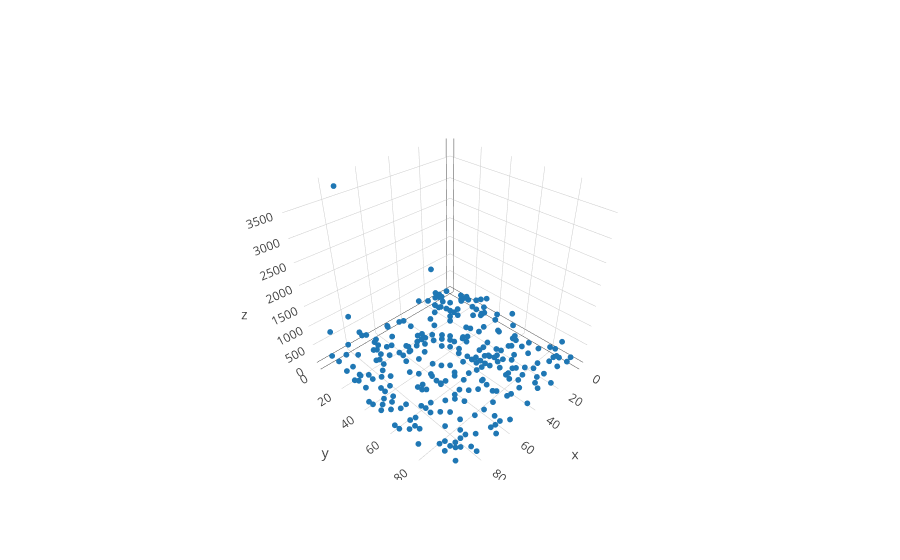

This figure's notebook cell:
### Markdown cell above
Here, we take a sample of 25 percent of the above grid to "observe"

### Code cell
X_part, y_part = sim.rand_partial_grid(X, y, 0.3)
X_full, y_full, obs_idx, imag_idx = sim.fill_grid(X_part, y_part)

color = np.zeros(X_full.shape[0])
color[obs_idx] = 1.0
trace_partial_obs = go.Scatter3d(x = X_full[obs_idx, 0], y = X_full[obs_idx, 1],
                                 z= y[obs_idx], mode = 'markers', marker=dict(size = 2))
iplot([trace_partial_obs])

### Figure 1 — Plotly figure (JSON) as saved in the notebook; plotly's stock layout.template omitted (floating-point values rounded to 4 significant figures; data arrays with more than 128 entries replaced by an {"elided": "..."} marker saying what was removed)
{"data": [{"marker": {"size": 2}, "mode": "markers", "type": "scatter3d", "x": {"elided": "270 float values"}, "y": {"elided": "270 float values"}, "z": {"elided": "270 int values"}}], "layout": {}}
